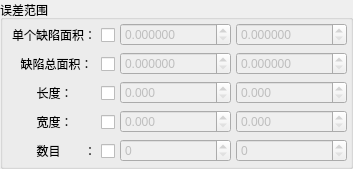
      <widget class="QGroupBox" name="groupBox_5">
       <property name="title">
        <string>误差范围</string>
       </property>
       <layout class="QGridLayout" name="gridLayout_3">
        <property name="leftMargin">
         <number>3</number>
        </property>
        <property name="topMargin">
         <number>3</number>
        </property>
        <property name="rightMargin">
         <number>3</number>
        </property>
        <property name="bottomMargin">
         <number>3</number>
        </property>
        <property name="spacing">
         <number>5</number>
        </property>
        <item row="3" column="0">
         <widget class="QCheckBox" name="cb_width">
          <property name="layoutDirection">
           <enum>Qt::RightToLeft</enum>
          </property>
          <property name="text">
           <string>宽度：       </string>
          </property>
          <property name="checkable">
           <bool>true</bool>
          </property>
         </widget>
        </item>
        <item row="2" column="0">
         <widget class="QCheckBox" name="cb_length">
          <property name="layoutDirection">
           <enum>Qt::RightToLeft</enum>
          </property>
          <property name="text">
           <string>长度：       </string>
          </property>
          <property name="checkable">
           <bool>true</bool>
          </property>
         </widget>
        </item>
        <item row="1" column="0">
         <widget class="QCheckBox" name="cb_totalBadArea">
          <property name="layoutDirection">
           <enum>Qt::RightToLeft</enum>
          </property>
          <property name="text">
           <string>缺陷总面积： </string>
          </property>
          <property name="checkable">
           <bool>true</bool>
          </property>
         </widget>
        </item>
        <item row="0" column="0">
         <widget class="QCheckBox" name="cb_singleBadArea">
          <property name="layoutDirection">
           <enum>Qt::RightToLeft</enum>
          </property>
          <property name="text">
           <string>单个缺陷面积：</string>
          </property>
          <property name="checkable">
           <bool>true</bool>
          </property>
         </widget>
        </item>
        <item row="4" column="0">
         <widget class="QCheckBox" name="cb_count">
          <property name="layoutDirection">
           <enum>Qt::RightToLeft</enum>
          </property>
          <property name="text">
           <string>数目       ：</string>
          </property>
          <property name="checkable">
           <bool>true</bool>
          </property>
         </widget>
        </item>
        <item row="4" column="1">
         <widget class="QSpinBox" name="sp_countMin">
          <property name="enabled">
           <bool>false</bool>
          </property>
          <property name="minimumSize">
           <size>
            <width>70</width>
            <height>0</height>
           </size>
          </property>
          <property name="buttonSymbols">
           <enum>QAbstractSpinBox::UpDownArrows</enum>
          </property>
          <property name="minimum">
           <number>0</number>
          </property>
          <property name="maximum">
           <number>9999999</number>
          </property>
         </widget>
        </item>
        <item row="4" column="2">
         <widget class="QSpinBox" name="sp_countMax">
          <property name="enabled">
           <bool>false</bool>
          </property>
          <property name="minimumSize">
           <size>
            <width>70</width>
            <height>0</height>
           </size>
          </property>
          <property name="buttonSymbols">
           <enum>QAbstractSpinBox::UpDownArrows</enum>
          </property>
          <property name="minimum">
           <number>0</number>
          </property>
          <property name="maximum">
           <number>9999999</number>
          </property>
         </widget>
        </item>
        <item row="0" column="1">
         <widget class="QDoubleSpinBox" name="dsp_singleBadAreaMin">
          <property name="enabled">
           <bool>false</bool>
          </property>
          <property name="minimumSize">
           <size>
            <width>70</width>
            <height>0</height>
           </size>
          </property>
          <property name="buttonSymbols">
           <enum>QAbstractSpinBox::UpDownArrows</enum>
          </property>
          <property name="decimals">
           <number>6</number>
          </property>
          <property name="maximum">
           <double>9999999.990000000223517</double>
          </property>
         </widget>
        </item>
        <item row="0" column="2">
         <widget class="QDoubleSpinBox" name="dsp_singleBadAreaMax">
          <property name="enabled">
           <bool>false</bool>
          </property>
          <property name="minimumSize">
           <size>
            <width>70</width>
            <height>0</height>
           </size>
          </property>
          <property name="buttonSymbols">
           <enum>QAbstractSpinBox::UpDownArrows</enum>
          </property>
          <property name="decimals">
           <number>6</number>
          </property>
          <property name="maximum">
           <double>9999999.990000000223517</double>
          </property>
         </widget>
        </item>
        <item row="1" column="1">
         <widget class="QDoubleSpinBox" name="dsp_totalBadAreaMin">
          <property name="enabled">
           <bool>false</bool>
          </property>
          <property name="minimumSize">
           <size>
            <width>70</width>
            <height>0</height>
           </size>
          </property>
          <property name="buttonSymbols">
           <enum>QAbstractSpinBox::UpDownArrows</enum>
          </property>
          <property name="decimals">
           <number>6</number>
          </property>
          <property name="maximum">
           <double>9999999.990000000223517</double>
          </property>
         </widget>
        </item>
        <item row="1" column="2">
         <widget class="QDoubleSpinBox" name="dsp_totalBadAreaMax">
          <property name="enabled">
           <bool>false</bool>
          </property>
          <property name="minimumSize">
           <size>
            <width>70</width>
            <height>0</height>
           </size>
          </property>
          <property name="buttonSymbols">
           <enum>QAbstractSpinBox::UpDownArrows</enum>
          </property>
          <property name="decimals">
           <number>6</number>
          </property>
          <property name="maximum">
           <double>9999999.990000000223517</double>
          </property>
         </widget>
        </item>
        <item row="2" column="1">
         <widget class="QDoubleSpinBox" name="dsp_lengthMin">
          <property name="enabled">
           <bool>false</bool>
          </property>
          <property name="buttonSymbols">
           <enum>QAbstractSpinBox::UpDownArrows</enum>
          </property>
          <property name="decimals">
           <number>3</number>
          </property>
          <property name="maximum">
           <double>999.990000000000009</double>
          </property>
         </widget>
        </item>
        <item row="2" column="2">
         <widget class="QDoubleSpinBox" name="dsp_lengthMax">
          <property name="enabled">
           <bool>false</bool>
          </property>
          <property name="buttonSymbols">
           <enum>QAbstractSpinBox::UpDownArrows</enum>
          </property>
          <property name="decimals">
           <number>3</number>
          </property>
          <property name="maximum">
           <double>999.990000000000009</double>
          </property>
         </widget>
        </item>
        <item row="3" column="1">
         <widget class="QDoubleSpinBox" name="dsp_widthMin">
          <property name="enabled">
           <bool>false</bool>
          </property>
          <property name="buttonSymbols">
           <enum>QAbstractSpinBox::UpDownArrows</enum>
          </property>
          <property name="decimals">
           <number>3</number>
          </property>
          <property name="maximum">
           <double>999.990000000000009</double>
          </property>
         </widget>
        </item>
        <item row="3" column="2">
         <widget class="QDoubleSpinBox" name="dsp_widthMax">
          <property name="enabled">
           <bool>false</bool>
          </property>
          <property name="buttonSymbols">
           <enum>QAbstractSpinBox::UpDownArrows</enum>
          </property>
          <property name="decimals">
           <number>3</number>
          </property>
          <property name="maximum">
           <double>999.990000000000009</double>
          </property>
         </widget>
        </item>
       </layout>
      </widget>
